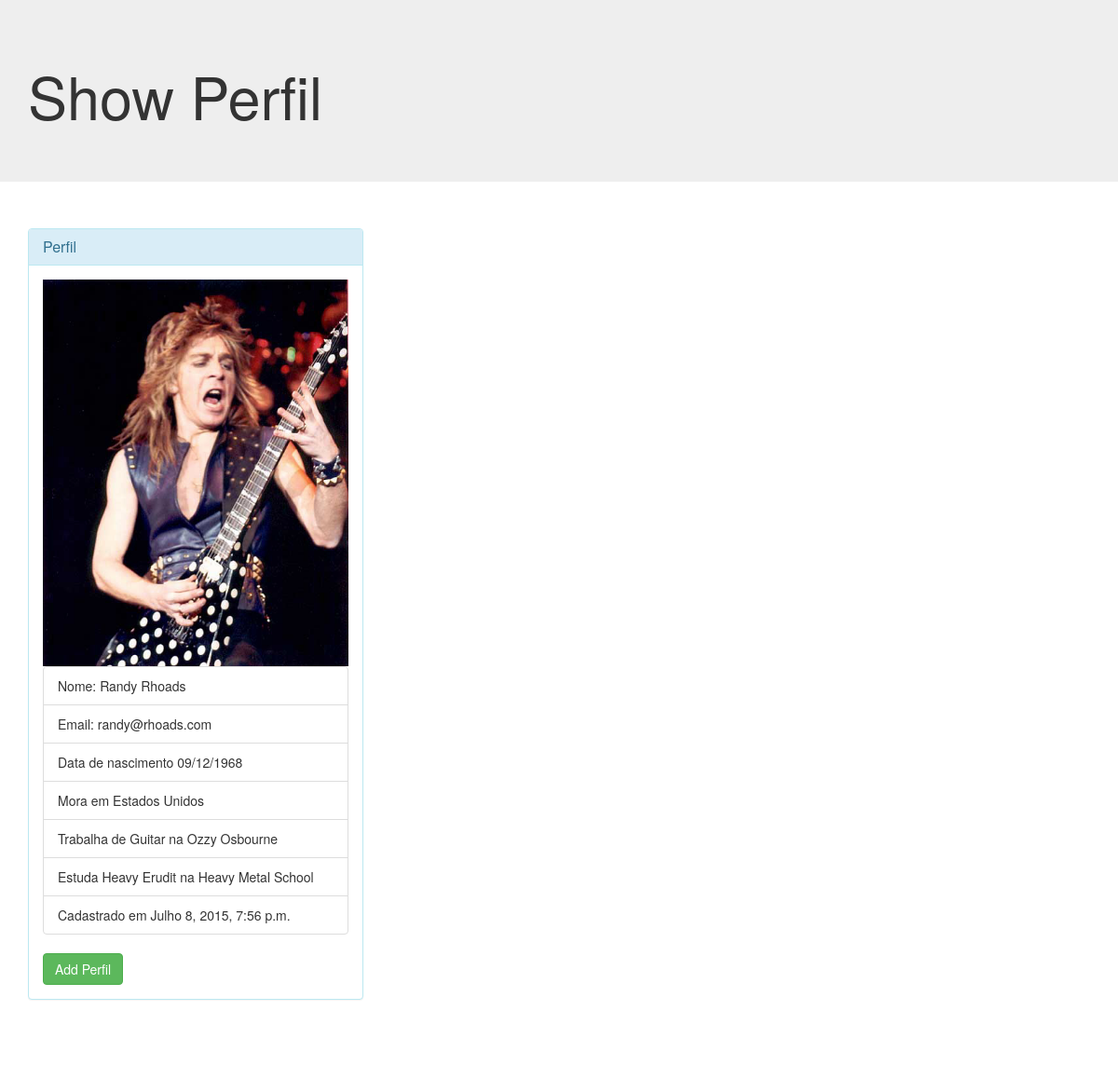
Screenshot of /perfis/2 with the database file from the repository.
### project/perfis/models.py (models this page shows, shortened)
class Perfil(models.Model):
    nome = models.CharField('Nome', max_length=100)
    email = models.CharField('E-mail', max_length=100)
    foto = models.ImageField(
        upload_to='perfis/images', verbose_name='Foto', null=True, blank=True
    )
    dtNascimento = models.CharField('Data de Nascimento', max_length=10)
    localidade = models.CharField('Localidade', max_length=255, blank=True)
    cargo = models.CharField('Cargo', max_length=155, null=True, blank=True)
    empresa = models.CharField('Empresa', max_length=155, null=True, blank=True)
    curso = models.CharField('Curso', max_length=155, null=True, blank=True)
    escola = models.CharField('Escola', max_length=155, null=True, blank=True)
    dtCadastro = models.DateTimeField('Criado em', auto_now_add=True)
    dtAtualizacao = models.DateTimeField('Atualizado em', auto_now=True)
    def __str__(self):
        return self.nome
    class Meta:
        verbose_name = 'Perfil'
        verbose_name_plural = 'Perfis'
        ordering = ['nome']

### project/perfis/views.py (the view)
# urls.py: url(r'^(?P<perfil_id>\d+)$', 'showPerfil', name='showPerfil'),
def showPerfil(resquest, perfil_id):
    perfil = Perfil.objects.get(id=perfil_id)
    template_name = 'perfis/perfis.html'
    context = {
        'perfil' : perfil
    }
    return render(resquest, template_name, context)

### project/perfis/templates/perfis/perfis.html
{% extends "core/base.html" %}
{% load static %}
{% block body %}
	<header>
		<div class="jumbotron">
			<div class="container">
				<h1>Show Perfil</h1>
			</div>
		</div>
	</header>
	<main>
		<div class="container">
			<div class="row">
				<div class="col-md-4">
					<div class="panel panel-info">
						<div class="panel-heading">
							<h3 class="panel-title">Perfil</h3>
						</div>
						<div class="panel-body">
							{% if perfil.foto %}
								<img src="{{ perfil.foto.url }}" alt="{{ perfil }}">
							{% else %}
								<img src="{% static "img/foto-masc.jpg" %}" alt="Sem foto">
							{% endif %}
							<ul class="list-group">
								<li class="list-group-item">Nome: {{perfil.nome}}</li>
								<li class="list-group-item">Email: {{perfil.email}}</li>
								<li class="list-group-item">Data de nascimento {{perfil.dtNascimento}}</li>
								<li class="list-group-item">Mora em {{perfil.localidade}}</li>
								<li class="list-group-item">Trabalha de {{perfil.cargo}} na {{perfil.empresa}}</li>
								<li class="list-group-item">Estuda {{perfil.curso}} na {{perfil.escola}}</li>
								<li class="list-group-item">Cadastrado em {{perfil.dtCadastro}}</li>
							</ul>
							<a href="{% url 'perfis:convidar' perfil.id %}" class="btn btn-success">Add Perfil</a>
						</div>
					</div>
				</div>
			</div>
		</div>
	</main>
{% endblock %}

### project/core/static/css/index.css (style rules this page uses)
.row { margin-top: 20px; margin-bottom: 50px; }
.panel-body img { width: 100%; }

### rows the page displays
Perfil: foto (picture), nome "Randy Rhoads", email "randy@rhoads.com", dtNascimento "09/12/1968", localidade "Estados Unidos", cargo "Guitar", empresa "Ozzy Osbourne", curso "Heavy Erudit", escola "Heavy Metal School", dtCadastro "Julho 8, 2015, 7:56 p.m."
